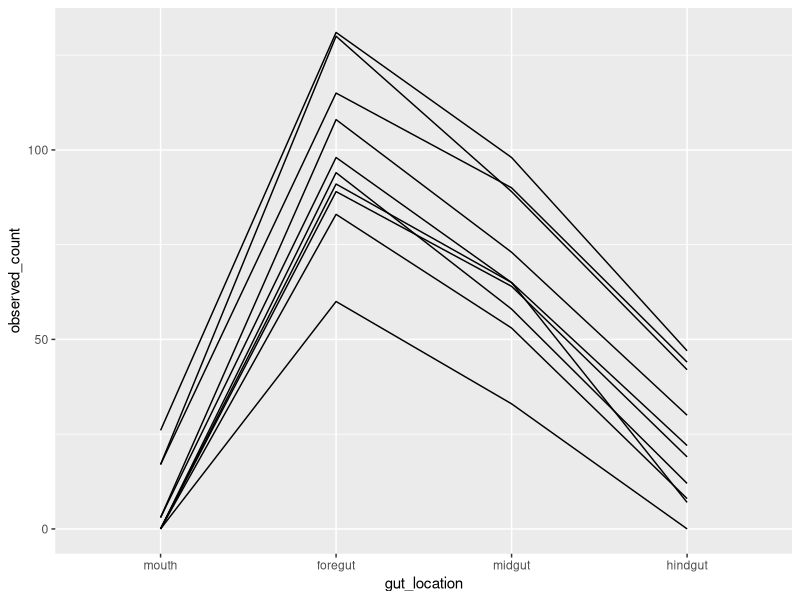
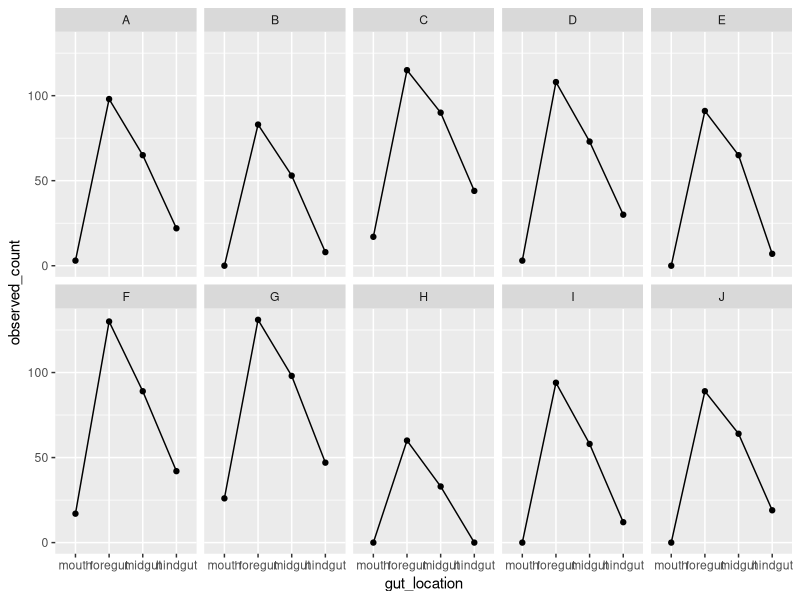
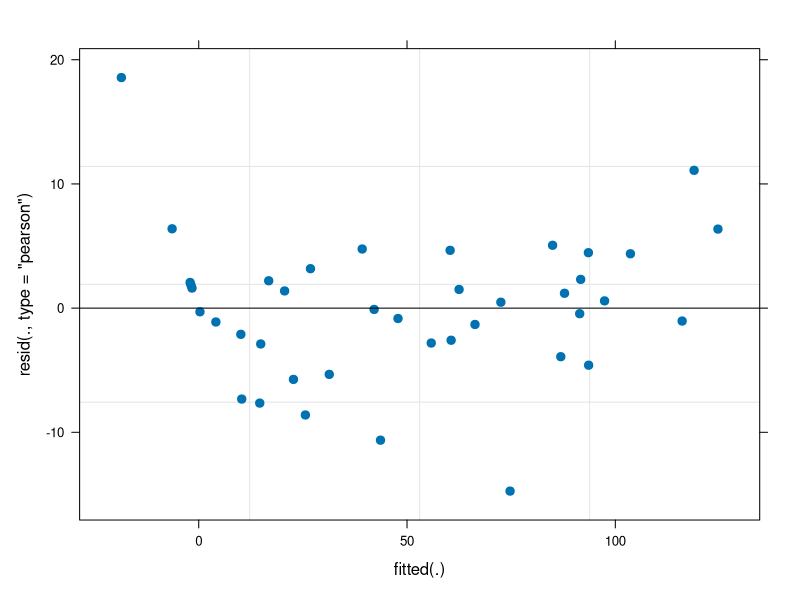
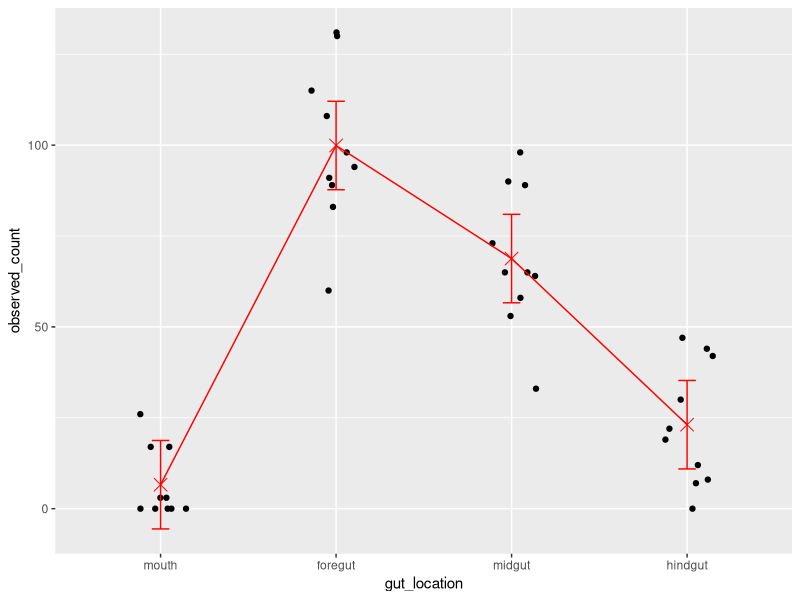

Source code (R) for these figures, in order:
## ---- chunk 1
#| warning: false
#| 
library(ggplot2)
library(lme4)
library(emmeans)
## ---- chunk 2
fish_data <-
  expand.grid(
    gut_location = c("mouth", "foregut", "midgut","hindgut"),
    fish_id = LETTERS[1:10]
  ) |>
  tibble::as_tibble()

fish_data
## ---- chunk 3
gut_location_proportion <-
  c("mouth" = 0.01, 
    "foregut" = 0.5, 
    "midgut" = 0.35, 
    "hindgut" = 0.10
  )

gut_location_means <- 200 * gut_location_proportion
  
gut_location_means
## ---- chunk 4
set.seed(1010)

fish_variation <-
  rnorm(10, sd = 15) |>
  round(digits = 0) |>
  setNames(unique(fish_data$fish_id))

fish_variation
## ---- chunk 5
residual_variation <-
  rnorm(n = nrow(fish_data), sd = 5) |> 
  round(0)

residual_variation
## ---- chunk 6
set.seed(1010)

fish_data_build <-
  fish_data |> 
  dplyr::mutate(
    location_count = gut_location_means[gut_location],
    fish_variation = fish_variation[fish_id],
    residual_variation = residual_variation,
    observed_count = location_count + fish_variation + residual_variation,
    observed_count = ifelse(observed_count < 0, 0, observed_count)
  )

fish_data_build
## ---- chunk 7
fish_data_final <-
  fish_data_build |>
  dplyr::select(gut_location, fish_id, observed_count)

fish_data_final
## ---- chunk 8
fish_data_final |>
  ggplot(aes(x = gut_location, y = observed_count, group = fish_id)) +
  geom_line()
## ---- chunk 9
fish_data_final |>
  ggplot(aes(x = gut_location, y = observed_count, group = fish_id)) +
  geom_line() +
  geom_point() +
  facet_wrap(vars(fish_id), nrow = 2)
## ---- chunk 10
fish_data_final |>
  dplyr::group_by(gut_location) |>
  dplyr::summarise(
    mean_count = mean(observed_count)
  )
## ---- chunk 11
fish_data_final |>
  dplyr::group_by(fish_id) |>
  dplyr::summarise(
    mean_count = mean(observed_count)
  ) |>
  dplyr::ungroup() |>
  dplyr::summarise(
    sd_count = sd(mean_count)
  )
## ---- chunk 12
fit1 <- lmer(observed_count ~ gut_location + (1|fish_id), data = fish_data_final)

plot(fit1, pch = 19)
## ---- chunk 13
fit1_summary <- summary(fit1)
fit1_summary
## ---- chunk 14
fit1_summary$coefficients
fit1_summary$varcor
## ---- chunk 15
fit1_means <- 
  emmeans::emmeans(fit1, specs = 'gut_location') |>
  as.data.frame()
## ---- chunk 16
fish_data_final |>
  ggplot(aes(x = gut_location, y = observed_count)) +
  geom_jitter(height = 0, width = 0.15) +
  geom_point(data = fit1_means,
             mapping = aes(y = emmean), 
             color = 'red', size = 4, shape = 'cross') +
  geom_line(data = fit1_means,
            mapping = aes(y = emmean, group = 1), 
            color = 'red') +
  geom_errorbar(data = fit1_means, 
                mapping = aes(y = NULL, ymax = upper.CL, ymin = lower.CL), 
                color = 'red',
                width = 0.1)
